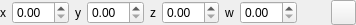
<?xml version="1.0" encoding="UTF-8"?>
<ui version="4.0">
 <class>Form</class>
 <widget class="QWidget" name="Form">
  <property name="geometry">
   <rect>
    <x>0</x>
    <y>0</y>
    <width>356</width>
    <height>25</height>
   </rect>
  </property>
  <property name="windowTitle">
   <string>Form</string>
  </property>
  <layout class="QHBoxLayout" name="horizontalLayout_5">
   <property name="leftMargin">
    <number>0</number>
   </property>
   <property name="topMargin">
    <number>0</number>
   </property>
   <property name="rightMargin">
    <number>0</number>
   </property>
   <property name="bottomMargin">
    <number>0</number>
   </property>
   <item>
    <layout class="QHBoxLayout" name="horizontalLayout">
     <item>
      <widget class="QLabel" name="label">
       <property name="sizePolicy">
        <sizepolicy hsizetype="Maximum" vsizetype="Preferred">
         <horstretch>0</horstretch>
         <verstretch>0</verstretch>
        </sizepolicy>
       </property>
       <property name="text">
        <string>x</string>
       </property>
      </widget>
     </item>
     <item>
      <widget class="QDoubleSpinBox" name="dsbX">
       <property name="minimumSize">
        <size>
         <width>0</width>
         <height>0</height>
        </size>
       </property>
       <property name="maximumSize">
        <size>
         <width>80</width>
         <height>16777215</height>
        </size>
       </property>
      </widget>
     </item>
    </layout>
   </item>
   <item>
    <layout class="QHBoxLayout" name="horizontalLayout_2">
     <item>
      <widget class="QLabel" name="label_2">
       <property name="sizePolicy">
        <sizepolicy hsizetype="Maximum" vsizetype="Preferred">
         <horstretch>0</horstretch>
         <verstretch>0</verstretch>
        </sizepolicy>
       </property>
       <property name="text">
        <string>y</string>
       </property>
      </widget>
     </item>
     <item>
      <widget class="QDoubleSpinBox" name="dsbY">
       <property name="minimumSize">
        <size>
         <width>0</width>
         <height>0</height>
        </size>
       </property>
       <property name="maximumSize">
        <size>
         <width>80</width>
         <height>16777215</height>
        </size>
       </property>
      </widget>
     </item>
    </layout>
   </item>
   <item>
    <layout class="QHBoxLayout" name="horizontalLayout_3">
     <item>
      <widget class="QLabel" name="label_3">
       <property name="sizePolicy">
        <sizepolicy hsizetype="Maximum" vsizetype="Preferred">
         <horstretch>0</horstretch>
         <verstretch>0</verstretch>
        </sizepolicy>
       </property>
       <property name="text">
        <string>z</string>
       </property>
      </widget>
     </item>
     <item>
      <widget class="QDoubleSpinBox" name="dsbZ">
       <property name="maximumSize">
        <size>
         <width>80</width>
         <height>16777215</height>
        </size>
       </property>
      </widget>
     </item>
    </layout>
   </item>
   <item>
    <layout class="QHBoxLayout" name="horizontalLayout_4">
     <item>
      <widget class="QLabel" name="label_4">
       <property name="sizePolicy">
        <sizepolicy hsizetype="Maximum" vsizetype="Preferred">
         <horstretch>0</horstretch>
         <verstretch>0</verstretch>
        </sizepolicy>
       </property>
       <property name="text">
        <string>w</string>
       </property>
      </widget>
     </item>
     <item>
      <widget class="QDoubleSpinBox" name="dsbW">
       <property name="maximumSize">
        <size>
         <width>80</width>
         <height>16777215</height>
        </size>
       </property>
      </widget>
     </item>
    </layout>
   </item>
   <item>
    <spacer name="horizontalSpacer">
     <property name="orientation">
      <enum>Qt::Horizontal</enum>
     </property>
     <property name="sizeHint" stdset="0">
      <size>
       <width>40</width>
       <height>20</height>
      </size>
     </property>
    </spacer>
   </item>
   <item>
    <widget class="QPushButton" name="pbReset">
     <property name="sizePolicy">
      <sizepolicy hsizetype="Fixed" vsizetype="Fixed">
       <horstretch>0</horstretch>
       <verstretch>0</verstretch>
      </sizepolicy>
     </property>
     <property name="maximumSize">
      <size>
       <width>25</width>
       <height>25</height>
      </size>
     </property>
     <property name="toolTip">
      <string>Reset to defaults</string>
     </property>
     <property name="text">
      <string/>
     </property>
     <property name="icon">
      <iconset resource="nodes_res.qrc">
       <normaloff>:/icons/resources/reset.png</normaloff>:/icons/resources/reset.png</iconset>
     </property>
    </widget>
   </item>
  </layout>
 </widget>
 <resources>
  <include location="nodes_res.qrc"/>
 </resources>
 <connections/>
</ui>
